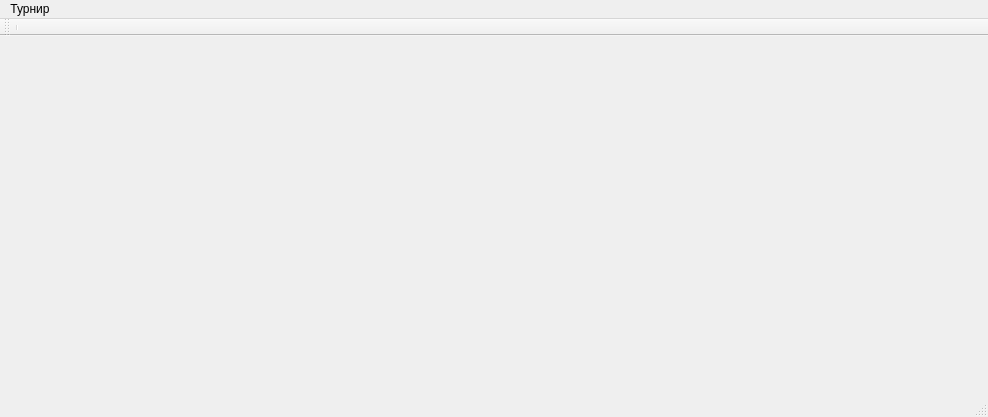
<?xml version="1.0" encoding="UTF-8"?>
<ui version="4.0">
 <class>MainWindow</class>
 <widget class="QMainWindow" name="MainWindow">
  <property name="geometry">
   <rect>
    <x>0</x>
    <y>0</y>
    <width>988</width>
    <height>417</height>
   </rect>
  </property>
  <property name="sizePolicy">
   <sizepolicy hsizetype="Expanding" vsizetype="Expanding">
    <horstretch>0</horstretch>
    <verstretch>0</verstretch>
   </sizepolicy>
  </property>
  <property name="windowTitle">
   <string>MainWindow</string>
  </property>
  <widget class="QWidget" name="centralWidget">
   <property name="maximumSize">
    <size>
     <width>16777215</width>
     <height>16777215</height>
    </size>
   </property>
   <layout class="QHBoxLayout" name="horizontalLayout"/>
  </widget>
  <widget class="QMenuBar" name="menuBar">
   <property name="geometry">
    <rect>
     <x>0</x>
     <y>0</y>
     <width>988</width>
     <height>21</height>
    </rect>
   </property>
   <widget class="QMenu" name="menuTur">
    <property name="title">
     <string>Турнир</string>
    </property>
    <addaction name="actionAddTur"/>
    <addaction name="separator"/>
   </widget>
   <addaction name="menuTur"/>
  </widget>
  <widget class="QToolBar" name="mainToolBar">
   <attribute name="toolBarArea">
    <enum>TopToolBarArea</enum>
   </attribute>
   <attribute name="toolBarBreak">
    <bool>false</bool>
   </attribute>
   <addaction name="separator"/>
  </widget>
  <widget class="QStatusBar" name="statusBar"/>
  <action name="actionAddTur">
   <property name="text">
    <string>Добавить</string>
   </property>
  </action>
 </widget>
 <layoutdefault spacing="6" margin="11"/>
 <resources/>
 <connections>
  <connection>
   <sender>actionAddTur</sender>
   <signal>triggered()</signal>
   <receiver>MainWindow</receiver>
   <slot>createChild()</slot>
   <hints>
    <hint type="sourcelabel">
     <x>-1</x>
     <y>-1</y>
    </hint>
    <hint type="destinationlabel">
     <x>273</x>
     <y>194</y>
    </hint>
   </hints>
  </connection>
 </connections>
 <slots>
  <slot>createChild()</slot>
 </slots>
</ui>
